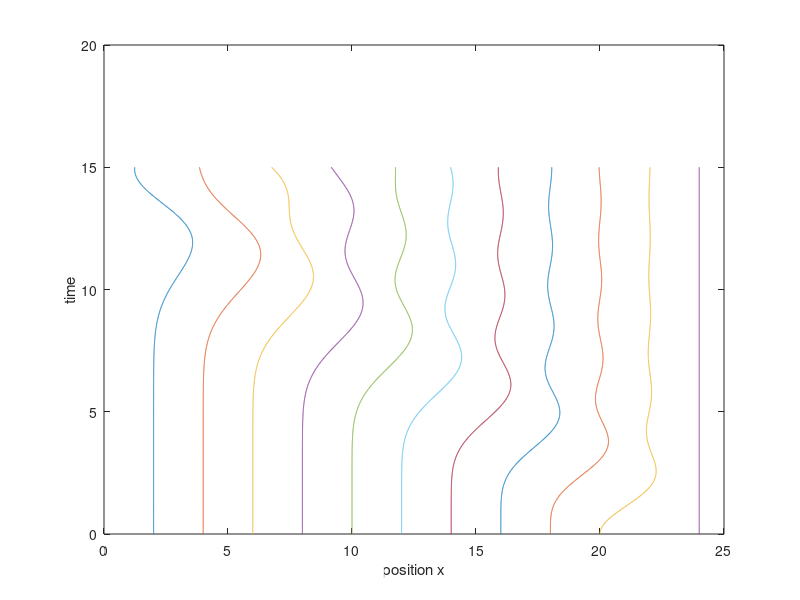
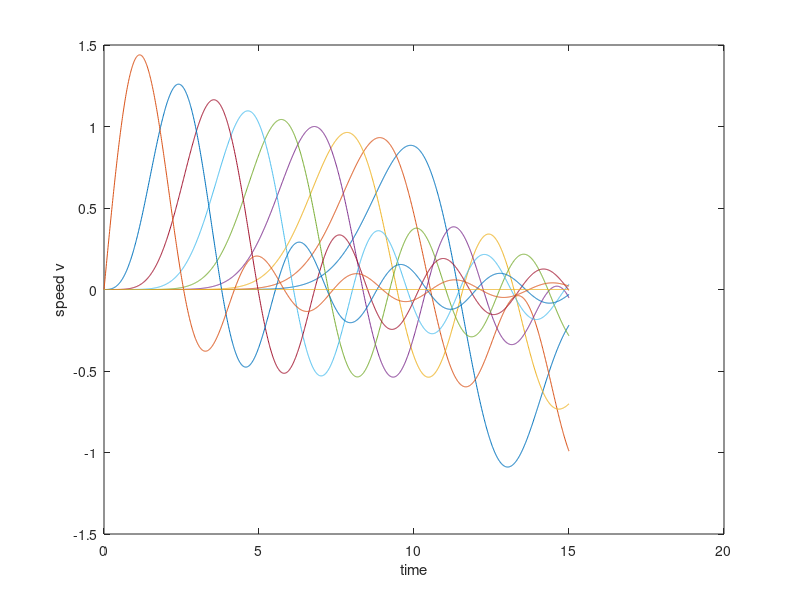
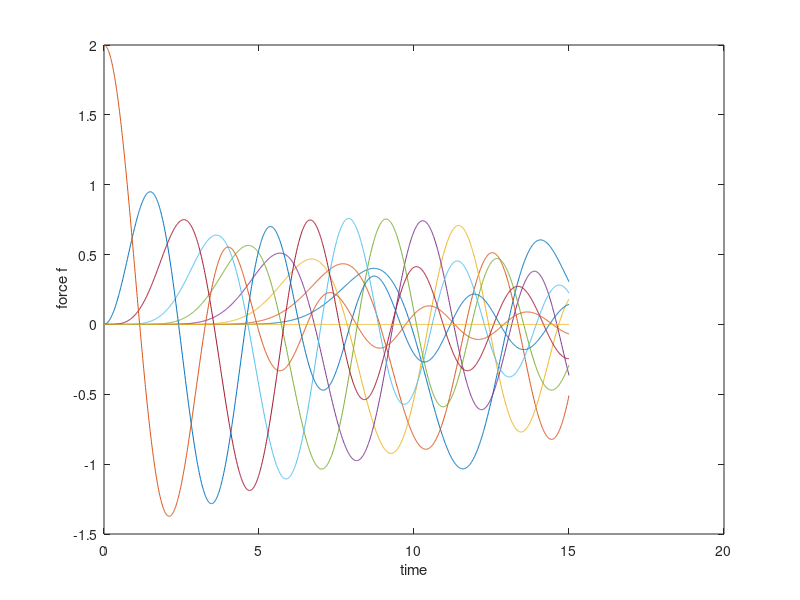
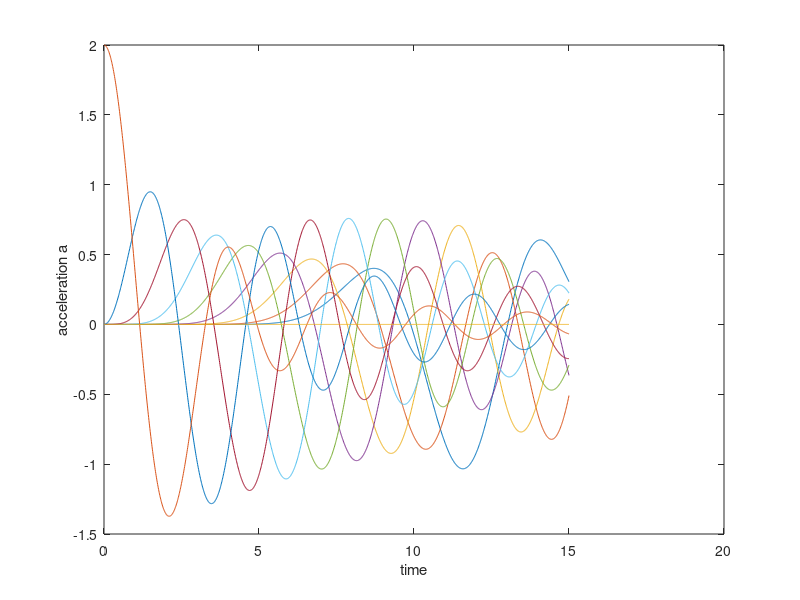

These charts were generated, in order, by the following MATLAB code: (Note: this script raises an error after producing the figures.)
%% Impl?mentation de la methode de calcul transitoire "Verlet" , Prof Joseph Morlier, ISAE-SUPAERO
%
% Set system parameters
% E-k-m-k-m-k-m-xw
% We consider a linear chain of 3 particles of mass m = 1  connected to each other by a spring of stiffness k = 1. 
% The distance between the particles at the beginning is xe = 2. 
% The first and the last particle are connected to a wall: 
% the one on the left is fixed, the other oneis moved very slowly by a
% distance xw = xE.
% from its equilibrium position and then fixed in that position. 


%%
% soit $F(z)$ une fonction, et $x_0$ un r?el,
% 
function test_Nbody
%%J.Morlier
%Exemple Nbody fully parametrized for Optimization
% Limitation 1 dof par mass
clear all; close all;
grain=grain_init();

Domain=Domain_init(grain);

interaction=interaction_init(Domain);
 
core_init=core_init(grain,interaction,Domain);

[x,v,a,f]=core(grain,interaction,Domain,core_init);

[Ek,Ep,Etot]=Energies(v,x,grain,Domain,interaction,core_init);

Results=Results(x,v,a,f,Etot,Ek,Ep,core_init);

vizu(grain,Results,Domain);



function grain=grain_init()
%Set systegrain.m paragrain.meters
grain.id=1;
grain.m =1; %grain.mass
grain.E=1;
grain.R=0.1;

function Domain=Domain_init(grain)
Domain.Nm=10;%Number of Mass
Domain.connectivity= [1:Domain.Nm;2:Domain.Nm+1]';
Domain.BC.x0=0; %position of the walls
Domain.xe=2;
Domain.BC.xend=(Domain.Nm+2)*Domain.xe;
Domain.m= 1*ones(1,Domain.Nm) %1:Domain.Nm%1*ones(1,Domain.Nm);
Domain.mBC=[1 Domain.m 1];

function interaction=interaction_init(Domain)
interaction.Nk=Domain.Nm+2;
interaction.k=  1*ones(1,interaction.Nk)%1:interaction.Nk%1*ones(1,interaction.Nk); %stiffness spring
interaction.xe = 2;
interaction.mesh=1;
interaction.contact=0; %Hertz contact? displacement
interaction.c=0; % Damping proportionnal speed NL?

function core_init=core_init(grain,interaction,Domain)
%Set initial conditions
%x0 = Domain.BC.x0; xend = Domain.BC.xend; %position of the walls
core_init.x_zero=interaction.xe*(1:Domain.Nm);
%interaction.xe*(1:Domain.Nm);

core_init.v_zero=0*(1:Domain.Nm);
% impact=-10*grain.m;
% %% 
% core_init.v_zero(end)=impact;
%Set simulation parameters
core_init.tf =15; %time of simulation
core_init.delta_t =0.01; %time step
core_init.Nt = ceil(core_init.tf/core_init.delta_t); %number of time increments
core_init.t=(0:core_init.Nt)*core_init.delta_t;%time

function [x,v,a,f]=core(grain,interaction,Domain,core_init)
%Initialize the loop variables
for n = 1 : core_init.Nt+1
    if n == 1
        x(n,:) = [Domain.BC.x0, core_init.x_zero, Domain.BC.xend];
        v(n,:) = [0, core_init.v_zero, 0];
        for jj = 1 : interaction.Nk
            if jj == 1
                f(n,jj) = 0;
                a(n,jj) = f(n,:);
            elseif jj >=2 & jj<=interaction.Nk-1
                f(n,jj) = (interaction.k(jj) * (x(n,jj+1) - 2 * x(n,jj) + x(n,jj-1)));
               
            else
                f(n,jj) = 0;
                a(n,jj) = f(n,jj);
            end
        end
        
         a(n,:) = f(n,:)./ Domain.mBC;
        alfa(n,:) = x(n,:) + (core_init.delta_t * v(n,:)) + (0.5 * a(n,:) * ...
        (core_init.delta_t^2)); %uniformly accelerated motion
    else
        x(n,:) = alfa(n-1,:);
        for ii = 1 : interaction.Nk
            if ii == 1
                f(n,ii) = 0 ;
            elseif ii >=2 & ii<=interaction.Nk-1
            f(n,ii) =(interaction.k(ii) * (x(n,ii+1) - 2 * x(n,ii) + x(n,ii-1)));%Verlet 
          
            else
            f(n,ii) = 0;
            end
         end

a(n,:) = f(n,:)./ Domain.mBC;
alfa(n,:) = (2 * x(n,:)) - x(n-1,:) + ((core_init.delta_t^2) * a(n,:));
v(n,:) = (alfa(n,:) - x(n-1,:))/(2 * core_init.delta_t);
    end
end
%       %Analytical solution
% x_rel = x(:,2) - x(:,1) - interaction.xe; 
% x_an = -2:0.1:2;
% F1 = grain.k * x_an;

function [Ek,Ep,Etot]=Energies(v,x,grain,Domain,interaction,core_init)
%Conservation of energy

for n = 1 : core_init.Nt+1
    for mm=1:interaction.Nk-1
Ekk(mm,n,1) = 0.5 * Domain.mBC(mm) * (v(n,mm))^2; %grain.kinetic energy of grain.mass1 
Epp(mm,n,1)= (0.5 * interaction.k(mm) * (x(n,mm+1) - x(n,mm) - interaction.xe)^2);
    end

Ek(n,1)=sum(Ekk(:,n,1));
Ep(n,1)=sum(Epp(:,n,1));

 % system grain.kinetic energy 
Etot(n,1) = Ek(n,1) + Ep(n,1); %total energy
end



function Results=Results(x,v,a,f,Etot,Ek,Ep,core_init)
%save Results
Results.x=x;
Results.v=v;
Results.a=a;
Results.f=f;
Results.t=core_init.t;
Results.Etot=Etot;
Results.Ek=Ek;
Results.Ep=Ep;
save Results.grain.mat Results

function vizu(grain,Results,Domain)
%visu
x=Results.x(:,2:end);
v=Results.v(:,2:end);
a=Results.a(:,2:end);
f=Results.f(:,2:end);
t=Results.t;
Etot=Results.Etot;
Ek=Results.Ek;
Ep=Results.Ep;

figure;
plot(x,t);xlabel('position x');ylabel('time');

figure;
plot(t,v(:,2:end));ylabel('speed v');xlabel('time');

figure; 
plot(t,f(:,2:end));ylabel(' force f');xlabel('time');

figure;
plot(t,a(:,2:end));ylabel('acceleration a');xlabel('time');

figure;
plot(t,[Ek,Ep,Etot])
ylabel('Energies');xlabel('time');

%figure;
% subplot(1,2,1);hold on;
% h=line([0,10],[0,0],'color','r','marker', 'o', 'linewidth', 2);
% i = 1;
% while i<=length(x)
% plot(x,t);xlabel('x');ylabel('t');
% set(h, 'ydata', t(i)) % Moves the line to the time indicated by t
%  drawnow % necessary to get figure updated
% end
% subplot(1,2,2);hold on;
% Draw initial figure
% xlim([1,9]);
% ylim([-1.5,1.5]);

figure; 
set(gcf,'Renderer','OpenGL'); 
% Animation Loop
i = 1;

while i<=length(x)
for ip=1:Domain.Nm

h(ip) = plot(x(1,ip),0,'o','MarkerSize',20,'MarkerFaceColor','b');hold on;



    
    
    set(h(ip),'XData',x(i,ip)); 
    
  

    drawnow;
  
    i = i+1;
end

end



